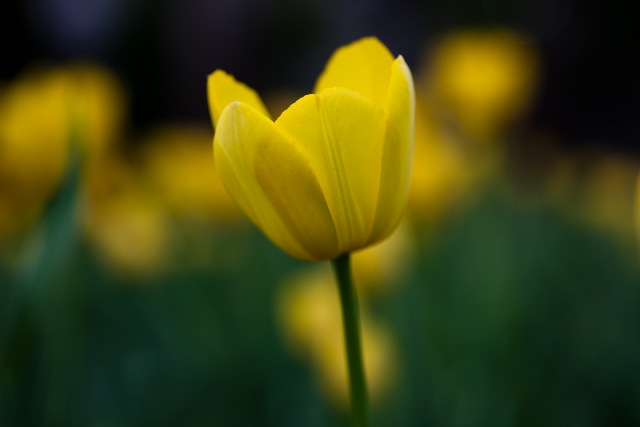
#> input picture Y3 Spring/COMP2005 IIP/Lab/lab04/Tulip.jpeg, 640 x 427 px
$ jupyter execute lab04.ipynb
#> lines starting #> are read from the running program, lines starting #| are printed output that depends on the picture; after the words box and inside, x2 and y2 are one past the last pixel; in counts of white or black regions, pixels touching at a corner belong together
# lab04: Thresholding & Binary Images

[cell 1]
import cv2
from matplotlib import pyplot as plt

## 1. Binary Images

## 2. Thresholding

[cell 2]
img = cv2.imread('Tulip.jpeg', cv2.IMREAD_GRAYSCALE)
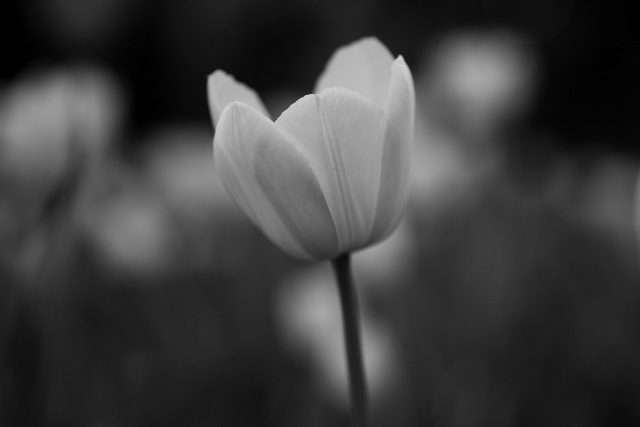
#> img: shape (427, 640); min 0, max 210, mean 60.9
# img = cv2.imread('some text.png', cv2.IMREAD_GRAYSCALE)

# Manual Thresholding
threshold = 127
ret, thresh_img = cv2.threshold(img, threshold, 255, cv2.THRESH_BINARY)
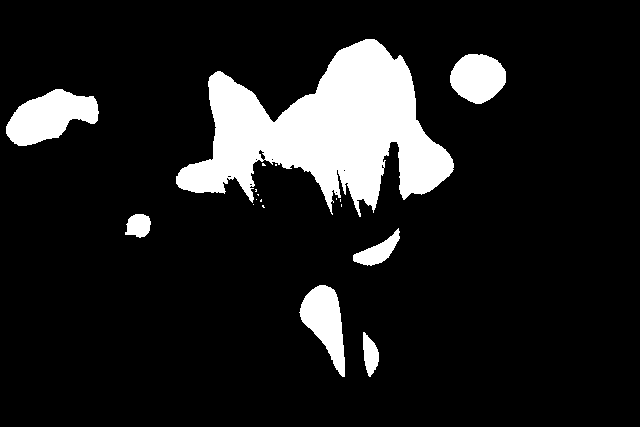
#> thresh_img: shape (427, 640); 12.3% white; 18 white regions (11 under 20 px), largest, box (x1, y1, x2, y2) and area: (176, 39, 454, 217) 24327, (6, 89, 99, 146) 3257, (299, 285, 345, 377) 2268
#> ret = 127

# Otsu Thresholding
ret, otsu = cv2.threshold(img, 0, 255, cv2.THRESH_BINARY + cv2.THRESH_OTSU)
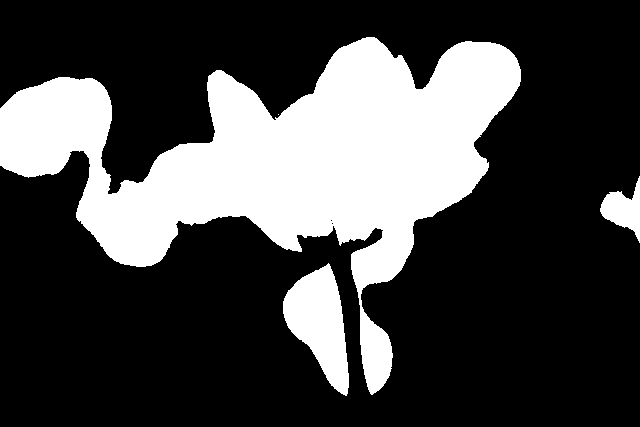
#> otsu: shape (427, 640); 27.4% white; 4 white regions (1 under 20 px), largest, box (x1, y1, x2, y2) and area: (0, 37, 521, 395) 68665, (283, 263, 349, 396) 4959, (600, 176, 640, 243) 1280
#> ret = 81

# Adaptive thresholding using mean
# 9表示邻域大小，21是从平均值中减去的常数，可以微调阈值。
adaptMean = cv2.adaptiveThreshold(img, 255, cv2.ADAPTIVE_THRESH_MEAN_C, cv2.THRESH_BINARY, 9, 21)
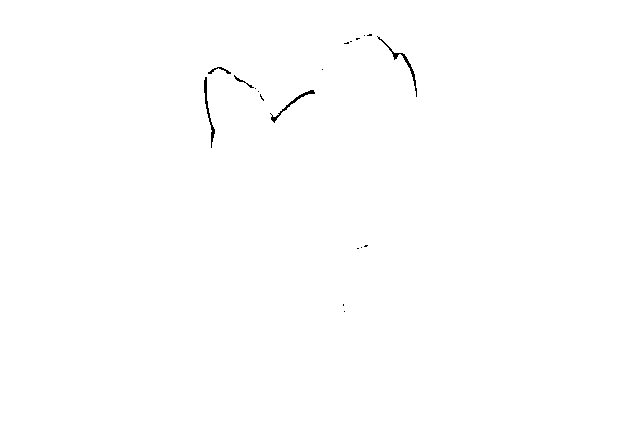
#> adaptMean: shape (427, 640); 99.8% white; black in thin lines or dots, all inside (x1, y1, x2, y2) = (204, 34, 417, 312)

# Adaptive thresholding using Gaussian-weighted sum
# 9表示邻域大小，21是从平均值中减去的常数，可以微调阈值。
adaptGaussian = cv2.adaptiveThreshold(img, 255, cv2.ADAPTIVE_THRESH_GAUSSIAN_C, cv2.THRESH_BINARY, 9, 4)
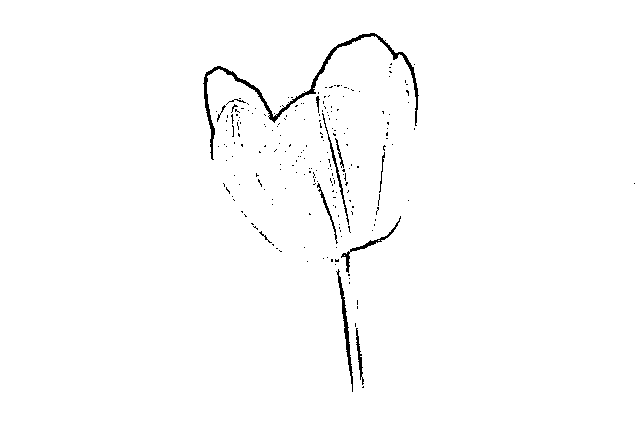
#> adaptGaussian: shape (427, 640); 98.8% white; black in thin lines or dots, all inside (x1, y1, x2, y2) = (203, 33, 635, 392)

# Display the results
fig, axs = plt.subplots(2, 3, figsize=(13, 6))
axs[0,0].imshow(img, cmap="gray")
axs[0,1].imshow(thresh_img, cmap="gray")
axs[0,2].imshow(otsu, cmap="gray")
axs[0,0].set_title("Original Image")
axs[0,1].set_title('Manual Thresholding')
axs[0,2].set_title('Otsu Thresholding')

axs[1,0].imshow(adaptMean, cmap="gray")
axs[1,1].imshow(adaptGaussian, cmap="gray")
axs[1,0].set_title('Adaptive Thresholding (Mean)')
axs[1,1].set_title('Adaptive Thresholding (Gaussian)')
axs[1,2].set_axis_off()

plt.tight_layout()
plt.show()
